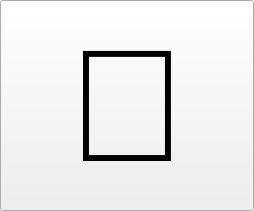
<?xml version="1.0" encoding="UTF-8"?>
<ui version="4.0">
 <class>tunnelButton</class>
 <widget class="QPushButton" name="robotButton">
  <property name="geometry">
   <rect>
    <x>0</x>
    <y>0</y>
    <width>254</width>
    <height>211</height>
   </rect>
  </property>
  <property name="sizePolicy">
   <sizepolicy hsizetype="Preferred" vsizetype="Preferred">
    <horstretch>0</horstretch>
    <verstretch>0</verstretch>
   </sizepolicy>
  </property>
  <property name="minimumSize">
   <size>
    <width>64</width>
    <height>64</height>
   </size>
  </property>
  <property name="maximumSize">
   <size>
    <width>256</width>
    <height>256</height>
   </size>
  </property>
  <property name="font">
   <font>
    <pointsize>120</pointsize>
    <weight>75</weight>
    <bold>true</bold>
   </font>
  </property>
  <property name="text">
   <string>🔐</string>
  </property>
  <property name="flat">
   <bool>false</bool>
  </property>
 </widget>
 <resources/>
 <connections/>
</ui>
